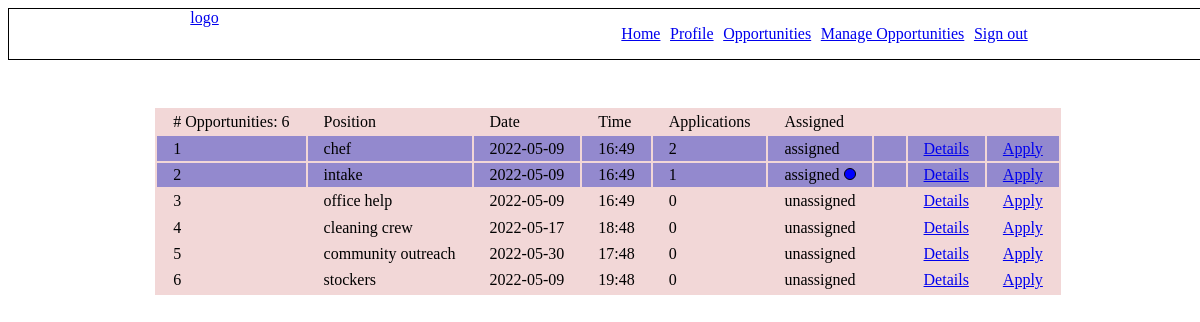
Screenshot of /opportunities.php (signed in) with the database file from the repository.
### tables this page shows
CREATE TABLE `opportunities` (
  `id` int(11) NOT NULL AUTO_INCREMENT,
  `date` date NOT NULL,
  `time` text NOT NULL,
  `position` varchar(255) NOT NULL,
  PRIMARY KEY (`id`)
);

### globals.php (the view, shortened to what this page needs)
<?php
function runQuery($query, $query_type, $bind_types, $params)
{
    switch ($query_type) {
        case 'select':
            $stmt = mysqli_prepare(getMysqliConnection(), $query);
            if (count($params) > 0 && !mysqli_stmt_bind_param($stmt, $bind_types, ...$params)) {
                throw new \Error(mysqli_error(getMysqliConnection()));
            }
            if (!mysqli_stmt_execute($stmt)) {
                throw new \Error(mysqli_error(getMysqliConnection()));
            }
            $result = mysqli_stmt_get_result($stmt);
            return mysqli_fetch_all($result, MYSQLI_ASSOC);
            break;
    }
}
function getMysqliConnection()
{
    return $GLOBALS['con'];
}
function getOpportunities()
{
    try {
        $volunteer_id = $_SESSION['user']['id'];
        $query = <<<GET_OPS
                SELECT
                    opportunities.*,
                    (SELECT COUNT(op_aps.id) >= 1 FROM opportunity_applications op_aps WHERE op_aps.assigned_at != "" AND op_aps.opportunity_id = opportunities.id ) assigned,
                    (SELECT COUNT(_op_aps.id) from opportunity_applications _op_aps where _op_aps.volunteer_id = ?) as applied ,
                    (SELECT COUNT(op_aps.id) from opportunity_applications op_aps where op_aps.opportunity_id = opportunities.id) as applications ,
                    (SELECT COUNT(op_aps.id) >= 1 FROM opportunity_applications op_aps WHERE op_aps.assigned_at != "" AND op_aps.opportunity_id = opportunities.id and op_aps.volunteer_id=? ) assigned_to_me
                FROM opportunities
                LIMIT 100;
        GET_OPS;
        return runQuery($query, 'select', 'dd', [$volunteer_id, $volunteer_id]);
    } catch (\Throwable $th) {
        makeAlert($th->getTraceAsString());
        throw $th;
    }
}
function renderOpportunities($base_url, $opportunities, $show_apply_btn = false, $show_delete = false)
{
    foreach ($opportunities as $key => $opportunity) {
        $index = ((int)$key) + 1;
        $assigned = $opportunity['assigned'] != 0 ? 'assigned' : 'unassigned';
        $apply_btn = !$show_apply_btn ? "" : sprintf("<td><a href='opportunities.php?action=apply_to_opportunity&opportunity_id=%s'>Apply</a></td>", $opportunity['id']);
        $delete_btn_html = !$show_delete ? "" : "<a href='$base_url?action=delete_opportunity&opportunity_id={$opportunity['id']}'>Delete</a>";
        $assigned_to_me = $opportunity['assigned_to_me'] ? '<span class="assigned_to_me"></span>' : "";
        $output = <<<OPPORTUNITY
        <tr class="opportunity_is_$assigned">
        <td>{$index}</td>
        <td>{$opportunity['position']}</td>
        <td>{$opportunity['date']}</td>
        <td>{$opportunity['time']}</td>
        <td>{$opportunity['applications']}</td>
        <td>{$assigned} $assigned_to_me</td>
        <td>$delete_btn_html</td>
        <td><a href="manage_opportunities.php?opportunity_id={$opportunity['id']}">Details</a></td>
        $apply_btn
        </tr>
OPPORTUNITY;
        printf($output);
    };
}

### styles.css (style rules this page uses)
body, html { height: 100%; width: 100%; }
.opportunity_is_assigned { background-color: rgba(91, 91, 201, 0.623); }
td,th { padding: 0.2rem 1rem; }
.assigned_to_me { border: 1px solid; width: 10px; height: 10px; display: inline-block; background: blue; border-radius: 50%; }

### rows the page displays
opportunities: index "1", position "chef", date "2022-05-09", time "16:49", applications "2", assigned "assigned", id "Apply"
opportunities: index "2", position "intake", date "2022-05-09", time "16:49", applications "1", assigned "assigned", id "Apply"
opportunities: index "3", position "office help", date "2022-05-09", time "16:49", applications "0", assigned "unassigned", id "Apply"
opportunities: index "4", position "cleaning crew", date "2022-05-17", time "18:48", applications "0", assigned "unassigned", id "Apply"
opportunities: index "5", position "community outreach", date "2022-05-30", time "17:48", applications "0", assigned "unassigned", id "Apply"
opportunities: index "6", position "stockers", date "2022-05-09", time "19:48", applications "0", assigned "unassigned", id "Apply"

### other values shown
count($opportunities) "6"
